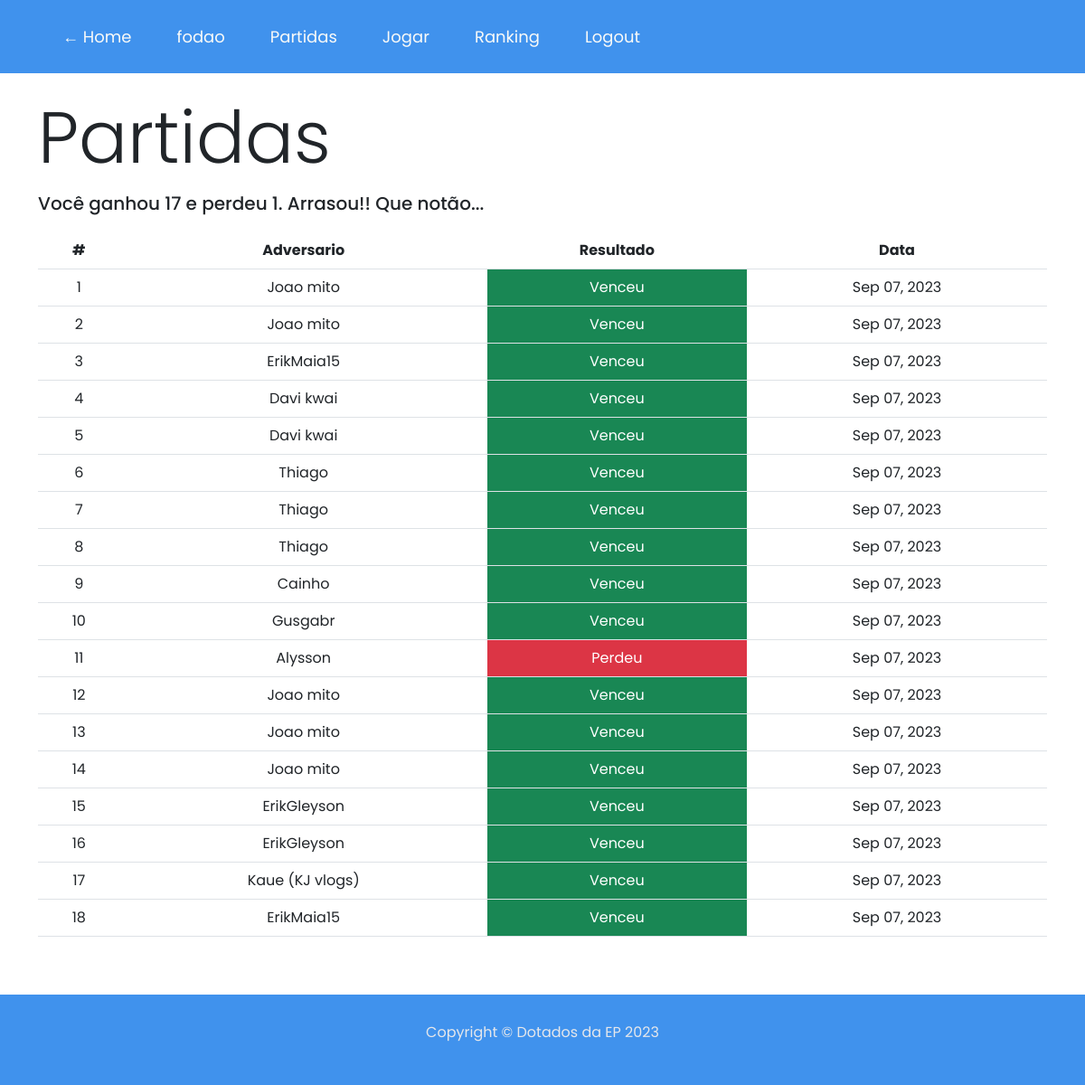
/partidas (signed in), run on the app's committed database.
### tables this page shows
CREATE TABLE history (
id INTEGER PRIMARY KEY NOT NULL,
username TEXT NOT NULL,
opponent TEXT NOT NULL,
state TEXT NOT NULL,
value INTEGER,
userID INTEGER,
datetime INTEGER,
date INTEGER,
FOREIGN KEY (userID) REFERENCES users(id));

### app.py (the view)
@app.route("/partidas")
def partidas():
    if not session:
        flash("Você tem que logar")
        return redirect("/")
    query = db.select(history.c['opponent'], history.c['state'], history.c['datetime']).where(history.c['userID'] == session["user_id"])
    userQuery = connection.execute(query).fetchall()
    wins, loses = qtdVitoriasDerrotas()
    return render_template("partidas.html", partidas=userQuery, qtdVitorias=wins, qtdPerdas=loses)

### app.py (called while the page is built)
@app.template_filter('strftime')
def _jinja2_filter_datetime(date, fmt=None):
    date = parser.parse(date)
    native = date.replace(tzinfo=None)
    format='%b %d, %Y'
    return native.strftime(format)

def qtdVitoriasDerrotas():
    wins = loses = 0
    query = db.select(history.c['state']).where(history.c['userID'] == session["user_id"])
    executeQuery = connection.execute(query).fetchall()
    for i in executeQuery:
        if i[0] == "won":
            wins += 1
        elif i[0] == "lost":
            loses += 1
    return wins, loses

### templates/partidas.html (shortened to what this page needs)
{% extends "layout.html" %}
{% block body %}
<div class="container py-5 text-center">
    <h1 style="text-align: left; padding-bottom: 5px" class="display-1">Partidas</h1>
    <h5 style="text-align: left; margin-bottom: 20px;">Você ganhou {{ qtdVitorias }} e perdeu {{ qtdPerdas }}.
        {% if qtdVitorias > qtdPerdas %}
        Arrasou!! Que notão...
        {% endif %}
    </h5>
    <table class="table">
        <thead class="thead-dark">
            <th scope="col">#</th>
            <th scope="col">Adversario</th>
            <th scope="col">Resultado</th>
            <th scope="col">Data</th>
        </thead>
        <tbody>
            {% for item in partidas %}
            <tr>
                <td>{{ loop.index }}</td>
                <td>{{ item.opponent }}</td>
                {% if item.state == "won" %}
                <td class="bg-success" style="color: white;">
                    Venceu
                </td>
                {% else %}
                <td class="bg-danger"  style="color: white;">
                    Perdeu
                </td>
                {% endif %}
                <td>{{ item.datetime | strftime }}</td>
            </tr>
            {% endfor %}
        </tbody>
    </table>
</div>
{% endblock %}

### static/style.css (style rules this page uses)
* { font-family: 'Poppins', sans-serif; margin: 0; }
body[data-theme="claro"] { --color-1: #0EC460; --color-2: #4092ED; --color-3: #ED9B40; --color-4: #0A0908; --color-5: #22333B; --color-6: #F9FAF8; --color-7: #E5E7EB; --color-8: white; }

### data on the page
history: opponent "Joao mito", state "Venceu", datetime|strftime "Sep 07, 2023"
history: opponent "Joao mito", state "Venceu", datetime|strftime "Sep 07, 2023"
history: opponent "ErikMaia15", state "Venceu", datetime|strftime "Sep 07, 2023"
history: opponent "Davi kwai", state "Venceu", datetime|strftime "Sep 07, 2023"
history: opponent "Davi kwai", state "Venceu", datetime|strftime "Sep 07, 2023"
history: opponent "Thiago", state "Venceu", datetime|strftime "Sep 07, 2023"
history: opponent "Thiago", state "Venceu", datetime|strftime "Sep 07, 2023"
history: opponent "Thiago", state "Venceu", datetime|strftime "Sep 07, 2023"
history: opponent "Cainho", state "Venceu", datetime|strftime "Sep 07, 2023"
history: opponent "Gusgabr", state "Venceu", datetime|strftime "Sep 07, 2023"
history: opponent "Alysson", state "Perdeu", datetime|strftime "Sep 07, 2023"
history: opponent "Joao mito", state "Venceu", datetime|strftime "Sep 07, 2023"
history: opponent "Joao mito", state "Venceu", datetime|strftime "Sep 07, 2023"
history: opponent "Joao mito", state "Venceu", datetime|strftime "Sep 07, 2023"
history: opponent "ErikGleyson", state "Venceu", datetime|strftime "Sep 07, 2023"
history: opponent "ErikGleyson", state "Venceu", datetime|strftime "Sep 07, 2023"
history: opponent "Kaue (KJ vlogs)", state "Venceu", datetime|strftime "Sep 07, 2023"
history: opponent "ErikMaia15", state "Venceu", datetime|strftime "Sep 07, 2023"

### other printed values
{{ session["username"] }} "fodao"
{{ qtdVitorias }} "17"
{{ qtdPerdas }} "1"
